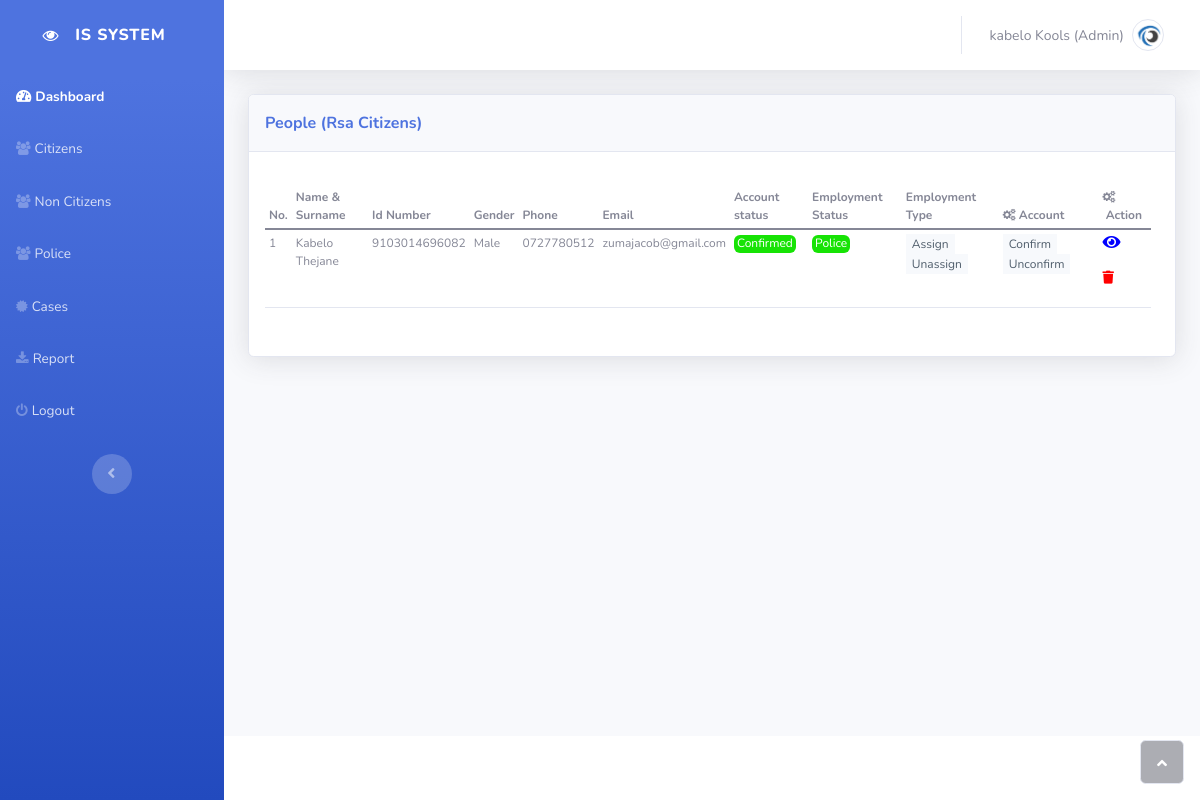
/user/admin/people.php (signed in), run on the app's committed database.
### tables this page shows
CREATE TABLE `person` (
  `person_id` int(11) NOT NULL,
  `firstname` varchar(255) NOT NULL,
  `lastname` varchar(255) NOT NULL,
  `gender` varchar(255) NOT NULL,
  `dateOfbirth` date DEFAULT NULL,
  `id_number` varchar(255) NOT NULL,
  `phone` varchar(255) NOT NULL,
  `house_no` varchar(255) NOT NULL,
  `street_name` varchar(255) NOT NULL,
  `suburb` varchar(255) NOT NULL,
  `city` varchar(255) NOT NULL,
  `province` varchar(255) NOT NULL,
  `zip_code` varchar(255) NOT NULL,
  `country` varchar(255) NOT NULL,
  `keen_firstname` varchar(255) NOT NULL,
  `keen_lastname` varchar(255) NOT NULL,
  `keen_email` varchar(255) NOT NULL,
  `keen_phone` varchar(255) NOT NULL,
  `email` varchar(255) NOT NULL,
  `employee_type` varchar(255) NOT NULL,
  `password` varchar(255) NOT NULL,
  `confirmed_acc` varchar(1) NOT NULL DEFAULT '0',
  `admin_id` int(11) NOT NULL
);

### user/admin/inc/session.php (called while the page is built, shortened)
<?php
$email = $_SESSION['email'];
?>

### user/admin/people.php (the view, shortened to what this page needs)
<?php include 'inc/session.php';?>
<!DOCTYPE html>
<html style="font-family: Nunito, sans-serif;">
<?php include'inc/connect.php'; ?>
<head>
    <link rel="stylesheet" href="../assets/bootstrap/css/bootstrap.min.css">
    <link rel="stylesheet" href="../assets/fonts/fontawesome-all.min.css">
    <link rel="stylesheet" href="../assets/fonts/font-awesome.min.css">
    <link rel="stylesheet" href="../assets/fonts/fontawesome5-overrides.min.css">
    <link rel="stylesheet" href="https://cdn.datatables.net/buttons/1.6.5/css/buttons.dataTables.min.css">
    <link rel="stylesheet" href="https://cdnjs.cloudflare.com/ajax/libs/datatables/1.10.21/css/dataTables.bootstrap4.min.css">
</head>
<body id="page-top"  >
    <div id="wrapper">
        <nav class="navbar navbar-dark align-items-start sidebar sidebar-dark accordion bg-gradient-primary p-0">
            <div class="container-fluid d-flex flex-column p-0"><a class="navbar-brand d-flex justify-content-center align-items-center sidebar-brand m-0" href="#"><i class="fa fa-eye"></i>
                    <div class="sidebar-brand-text mx-3"><span>is system</span></div>
                </a>
                <?php include'inc/toggle.php';?>
                <div class="text-center d-none d-md-inline"><button class="btn rounded-circle border-0" id="sidebarToggle" type="button"></button></div>
            </div>
        </nav>
        <div class="d-flex flex-column" id="content-wrapper">
            <div id="content">
                <nav class="navbar navbar-light navbar-expand bg-white shadow mb-4 topbar static-top">
                    <div class="container-fluid"><button class="btn btn-link d-md-none rounded-circle me-3" id="sidebarToggleTop" type="button"><i class="fas fa-bars"></i></button>
                        <ul class="navbar-nav flex-nowrap ms-auto">
                            <li class="nav-item dropdown no-arrow">
                            <?php include'inc/nav.php';?>
                            </li>
                        </ul>
                    </div>
                </nav>
                <div class="container-fluid">
                    <div class="card shadow">
                        <div class="card-header py-3">
                            <p class="text-primary m-0 fw-bold">People&nbsp;(Rsa Citizens)</p>
                        </div>
                        <div class="card-body" style="font-size: 12px;">
                            <div class="table-responsive table mb-0 pt-3 pe-2">
                                <table class="table table-sm my-0 mydatatable">
                                        <thead>
                                            <tr>
                                            <th>No.</th>
                                                <th>Name & Surname</th>
                                                <th>Id Number</th>
                                                <th>Gender</th>
                                                <th>Phone</th>
                                                <th>Email</th>
                                                <th>Account status</th>
                                                <th>Employment Status</th>
                                                <th>Employment Type</th>
                                                <th><i class="fa fa-cogs"></i>&nbsp;Account </th>
												<th><i class="fa fa-cogs"></i>&nbsp;Action</th>
                                            </tr>
                                        </thead>
                                        <tbody>
                                        <?PHP
              $query="SELECT * from person where country='South Africa'";
              $result=mysqli_query($conn,$query);
              $rows=mysqli_num_rows($result);
              if ($rows>0) {
                  $x=1;
                while ($rows=mysqli_fetch_array($result)) {
              ?>
              <?php
              if($rows['confirmed_acc'] == '1')
              {
                  $delivered='<span style="background: #17e305;color: rgb(255,255,255);border-radius: 6px;padding-right: 3px;padding-left: 3px;padding-bottom: 2px;padding-top: -1px;">Confirmed</span>';
              }else
              {
                $delivered='<span style="background: red;color: rgb(255,255,255);border-radius: 6px;padding-right: 3px;padding-left: 3px;padding-bottom: 2px;padding-top: -1px;">not confirmed</span>';
              }
              if($rows['employee_type'] == 'Police')
              {
                  $police='<span style="background: #17e305;color: rgb(255,255,255);border-radius: 6px;padding-right: 3px;padding-left: 3px;padding-bottom: 2px;padding-top: -1px;">Police</span>';
              }else
              {
                $police='<span style="background: red;color: rgb(255,255,255);border-radius: 6px;padding-right: 3px;padding-left: 3px;padding-bottom: 2px;padding-top: -1px;">Default</span>';
              }
              ?>
                                            <tr>
                                                <td><?php echo $x;?> </td>
                                                <td><?php echo $rows['firstname'].' '.$rows['lastname'];?></td>
                                                <td><?php echo $rows['id_number'];?></td>
                                                <td><?php echo $rows['gender'];?></td>
                                                <td><?php echo $rows['phone'];?></td>
                                                <td><?php echo $rows['email'];?></td>
                                                <td><?php echo $delivered;?></td>
                                                <td><?php echo $police;?></td>
                                                <td>
                                                <form method="post" action="assign.php" style="display:inline-block;margin-right:4px;">
                                                    <button type="submit" style="border-radius: 0px;background: rgb(247,249,252);border-style: none;color: rgb(80,94,108);">Assign</button>
                                                </form>
                                                <form method="post" action="unassign.php" style="display:inline-block;">
                                                    <button type="submit" style="border-radius: 0px;background: rgb(247,249,252);border-style: none;color: rgb(80,94,108);">Unassign</button>
                                                </form>
                                                </td>
                                                <td>
                                                <form method="post" action="confirm.php" style="display:inline-block;margin-right:4px;">
                                                    <button type="submit" style="border-radius: 0px;background: rgb(247,249,252);border-style: none;color: rgb(80,94,108);">Confirm</button>
                                                </form>
                                                <form method="post" action="notconfirm.php" style="display:inline-block;">
                                                    <button type="submit" style="border-radius: 0px;background: rgb(247,249,252);border-style: none;color: rgb(80,94,108);">Unconfirm</button>
                                                </form>
                                                </td>
                                                <td>
                                                <p><a  href="view.php?value=<?php echo $rows['person_id']; ?>"><i class="fas fa-eye" style="font-size: 16px;color: blue;"></i></a>&nbsp;
                                                <form method="post" action="inc/delete.php" style="display:inline-block;" onsubmit="return confirm('Do you really want to delete the record?');">
                                                    <button type="submit" style="background:none;border:none;padding:0;"><i class="fas fa-trash" style="font-size: 13px;color: red;"></i></button>
                                                </form>
                                            </p>
                                            </td>
                                            </tr>
                                            <?php
                                            $x++;
                }
                ?>
                                        </tbody>
                                        <?php
              }else{
                ?>
                <h3 style="text-align:center;color: rgb(75,2,59);font-size:14px">No record(s)</h3>
                <?php
              } ?>
                                    </table>
                            </div>
                        </div>
                        <div class="card-body"></div>
                    </div>
                </div>
            </div>
            <footer class="bg-white sticky-footer">
            </footer>
        </div><a class="border rounded d-inline scroll-to-top" href="#page-top"><i class="fas fa-angle-up"></i></a>
    </div>
</body>
</html>

### user/admin/inc/nav.php (shortened to what this page needs)
                    <div class="nav-item dropdown no-arrow"><a class="dropdown-toggle nav-link" aria-expanded="false" data-bs-toggle="dropdown" href="#"><span class="d-none d-lg-inline me-2 text-gray-600 small">
                    <?php
$result=mysqli_query($conn,"SELECT * from admin where email='$email'");
$rows=mysqli_num_rows($result);
if ($rows>0) {
while ($rows=mysqli_fetch_array($result)) {
echo $rows['firstname'].' '.$rows['lastname'];}}?> (Admin)</span><img class="border rounded-circle img-profile" src="assets/img/logo.png"></a>
                                </div>

### data on the page
person: firstname "Kabelo", lastname "Thejane", id_number "9103014696082", gender "Male", phone "0727780512", email "zumajacob@gmail.com", confirmed_acc "Confirmed", employee_type "Police", $rows['person_id'] 5 (drawn)

### other printed values
$rows['firstname'] "kabelo"
$rows['lastname'] "Kools"
